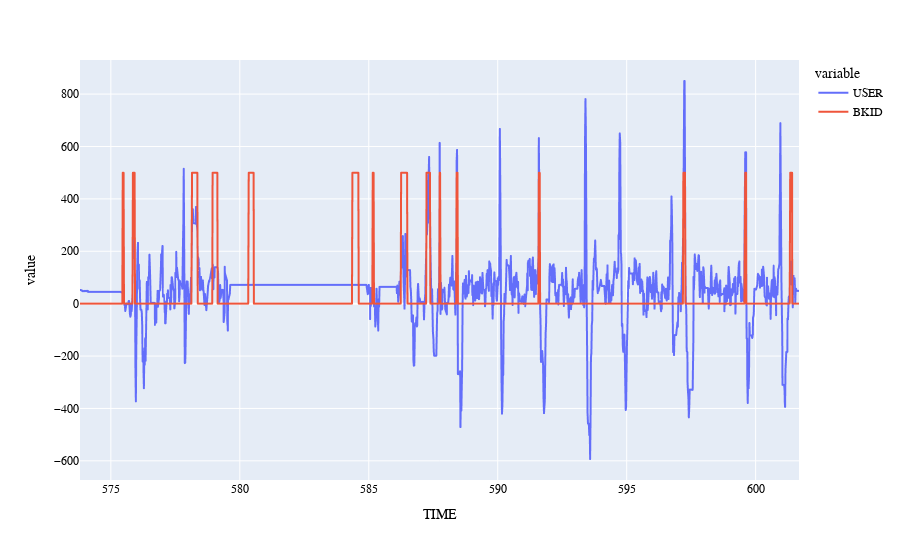

Notebook code cell kept with this figure:
### Code cell
chart(df_sync)

### Figure 1 — Plotly figure (JSON) as saved in the notebook; plotly's stock layout.template omitted (floating-point values rounded to 4 significant figures; data arrays with more than 128 entries replaced by an {"elided": "..."} marker saying what was removed)
{"data": [{"hovertemplate": "variable=USER<br>TIME=%{x}<br>value=%{y}<extra></extra>", "legendgroup": "USER", "line": {"color": "#636efa", "dash": "solid"}, "marker": {"symbol": "circle"}, "mode": "lines", "name": "USER", "showlegend": true, "type": "scattergl", "x": {"elided": "1663 float values"}, "xaxis": "x", "y": {"elided": "1663 int values"}, "yaxis": "y"}, {"hovertemplate": "variable=BKID<br>TIME=%{x}<br>value=%{y}<extra></extra>", "legendgroup": "BKID", "line": {"color": "#EF553B", "dash": "solid"}, "marker": {"symbol": "circle"}, "mode": "lines", "name": "BKID", "showlegend": true, "type": "scattergl", "x": {"elided": "1663 float values"}, "xaxis": "x", "y": {"elided": "1663 int values"}, "yaxis": "y"}], "layout": {"font": {"color": "black", "family": "IBM Plex Sans"}, "legend": {"title": {"text": "variable"}, "tracegroupgap": 0}, "margin": {"t": 60}, "xaxis": {"anchor": "y", "domain": [0, 1], "rangeselector": {"buttons": [{"count": 12, "label": "12h", "step": "hour", "stepmode": "backward"}, {"count": 1, "label": "1d", "step": "day", "stepmode": "backward"}, {"count": 7, "label": "7d", "step": "day", "stepmode": "backward"}, {"step": "all"}]}, "title": {"text": "TIME"}}, "yaxis": {"anchor": "x", "domain": [0, 1], "title": {"text": "value"}}}}
